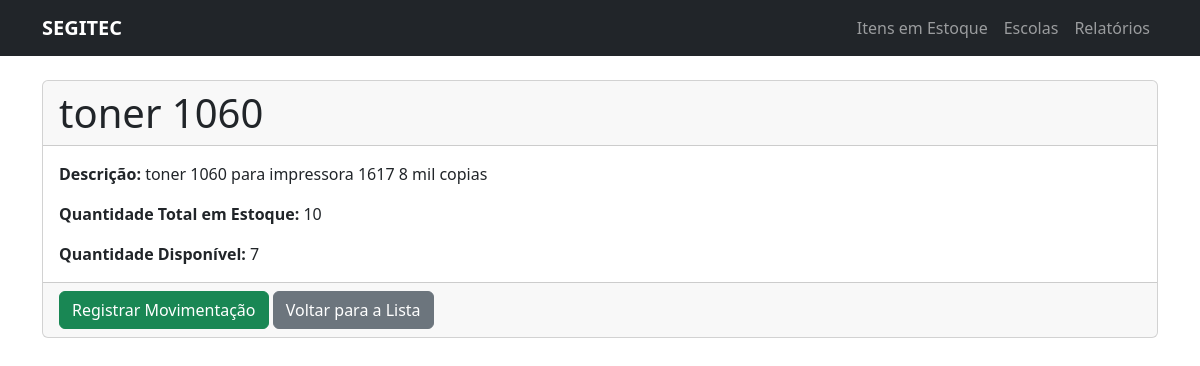
Screenshot of /item/1/ with the database file from the repository.
### estoque/models.py (models this page shows, shortened)
class Item(models.Model):
    nome = models.CharField(max_length=200, verbose_name="Nome do Item")
    descricao = models.TextField(verbose_name="Descrição", null=True, blank=True)
    fornecedor = models.ForeignKey(Fornecedor, on_delete=models.SET_NULL, null=True, blank=True, verbose_name="Fornecedor")
    quantidade_total = models.PositiveIntegerField(verbose_name="Quantidade Total em Estoque")
    quantidade_disponivel = models.PositiveIntegerField(verbose_name="Quantidade Disponível")

### estoque/views.py (the view)
# urls.py: path('item/<int:pk>/', views.detalhe_item, name='detalhe_item'),
def detalhe_item(request, pk): # Ponto crítico
    item = get_object_or_404(Item, pk=pk)
    context = {
        'item': item
    }
    return render(request, 'estoque/detalhe_item.html', context)

### estoque/templates/estoque/detalhe_item.html (shortened to what this page needs)
{% extends 'estoque/base.html' %}
{% block content %}
    <div class="card">
        <div class="card-header">
            <h1 class="card-title mb-0">{{ item.nome }}</h1>
        </div>
        <div class="card-body">
            <p class="card-text"><strong>Descrição:</strong> {{ item.descricao|default:"Nenhuma descrição informada." }}</p>
            <p class="card-text"><strong>Quantidade Total em Estoque:</strong> {{ item.quantidade_total }}</p>
            <p class="card-text"><strong>Quantidade Disponível:</strong> {{ item.quantidade_disponivel }}</p>
        </div>
        <div class="card-footer text-body-secondary">
            <a href="{% url 'estoque:movimentar_item' item.pk %}" class="btn btn-success">Registrar Movimentação</a>
            <a href="{% url 'estoque:home' %}" class="btn btn-secondary">Voltar para a Lista</a>
        </div>
    </div>
{% endblock %}

### rows the page displays
Item: nome "toner 1060", descricao "toner 1060 para impressora 1617 8 mil copias", quantidade_total "10", quantidade_disponivel "7"
